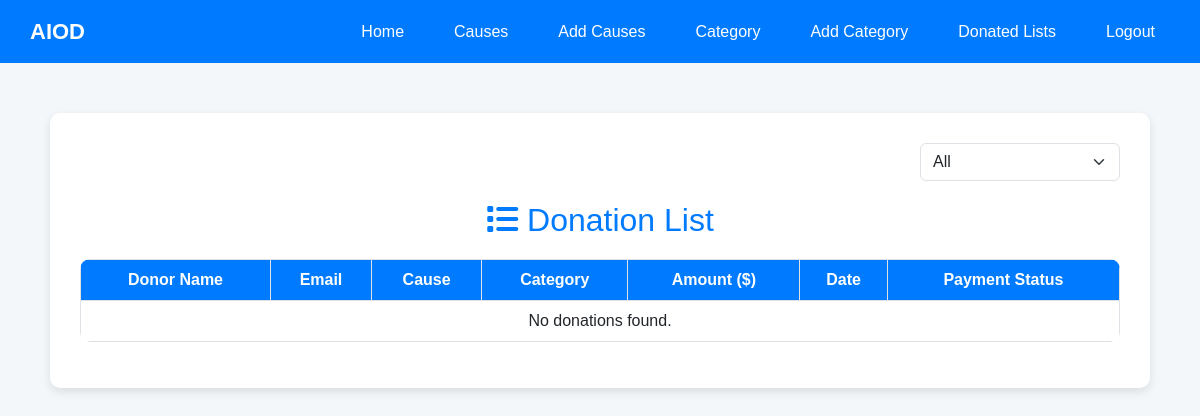
The app's page /donations/, older data.
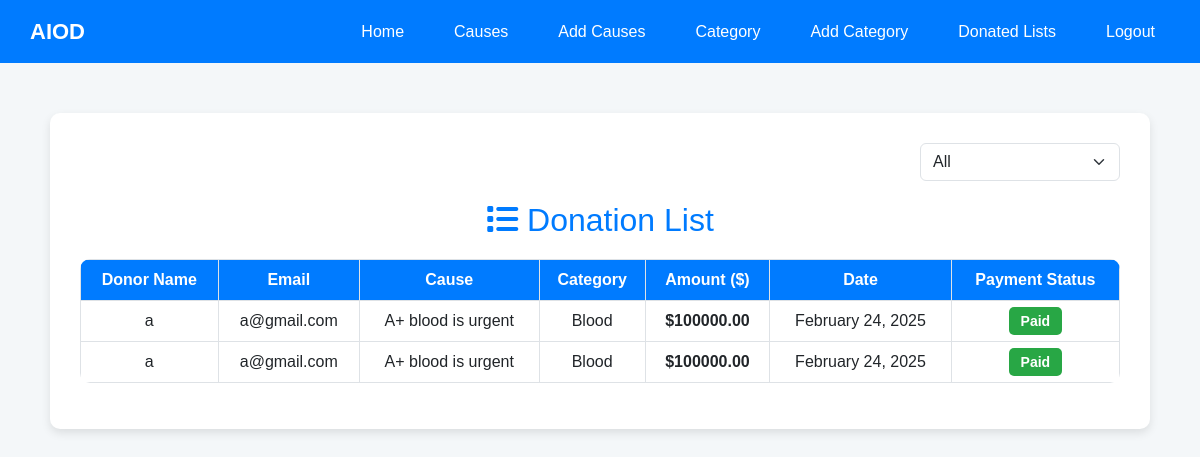
The same page, newer data.
### app/models.py (models this page shows, shortened)
class Donation(models.Model):
    donor_name = models.CharField(max_length=100)
    donor_email = models.EmailField()
    category = models.ForeignKey(Category, on_delete=models.CASCADE, related_name="donations")
    cause = models.ForeignKey(Cause, on_delete=models.CASCADE, related_name="donations")
    amount = models.DecimalField(max_digits=10, decimal_places=2)
    date = models.DateTimeField(auto_now_add=True)
    payment_status = models.BooleanField(default=False)  # False means unpaid
    razorpay_order_id = models.CharField(max_length=255, blank=True, null=True)

class Cause(models.Model):
    category = models.ForeignKey(Category, on_delete=models.CASCADE, related_name="causes")
    title = models.CharField(max_length=255)
    description = models.TextField()
    target_amount = models.DecimalField(max_digits=10, decimal_places=2)
    raised_amount = models.DecimalField(max_digits=10, decimal_places=2, default=0.00)
    created_at = models.DateTimeField(auto_now_add=True)

class Category(models.Model):
    name = models.CharField(max_length=255, unique=True)
    description = models.TextField(blank=True)

### app/views.py (the view)
# urls.py: path('donations/', views.donation_list, name='donation_list'),
def donation_list(request):
    status = request.GET.get('status', 'all')
    if status == 'paid':
        donations = Donation.objects.filter(payment_status=True).order_by('-date')
    elif status == 'pending':
        donations = Donation.objects.filter(payment_status=False).order_by('-date')
    else:
        donations = Donation.objects.all().order_by('payment_status', '-date')
    return render(request, 'staf/donation_list.html', {'donations': donations, 'status': status})

### templates/staf/donation_list.html (shortened to what this page needs)
<!DOCTYPE html>
<html lang="en">
<head>
    <link rel="stylesheet" href="https://cdnjs.cloudflare.com/ajax/libs/bootstrap/5.3.0/css/bootstrap.min.css">
</head>
<body>
    <nav class="navbar">
        <div class="logo">AIOD</div>
        <ul>
            <li><a href="../stafhome">Home</a></li>
            <li><a href="../causes">Causes</a></li>
            <li><a href="../causesadd">Add Causes</a></li>
            <li><a href="../categories">Category</a></li>
            <li><a href="../categoriesadd">Add Category</a></li>
            <li><a href="../donations">Donated Lists</a></li>
            <li><a href="../logout">Logout</a></li>
        </ul>
    </nav>
    <div class="container">
        <div class="filter-container">
            <form method="GET">
                <select name="status" onchange="this.form.submit()" class="form-select">
                    <option value="all" {% if status == "all" %}selected{% endif %}>All</option>
                </select>
            </form>
        </div>
        <h2><i class="fas fa-list"></i> Donation List</h2>
        <table class="table table-hover table-bordered">
            <thead>
                <tr>
                    <th>Donor Name</th>
                    <th>Email</th>
                    <th>Cause</th>
                    <th>Category</th>
                    <th>Amount ($)</th>
                    <th>Date</th>
                    <th>Payment Status</th>
                </tr>
            </thead>
            <tbody>
                {% for donation in donations %}
                <tr>
                    <td>{{ donation.donor_name }}</td>
                    <td>{{ donation.donor_email }}</td>
                    <td>{{ donation.cause.title }}</td>
                    <td>{{ donation.category.name }}</td>
                    <td><strong>${{ donation.amount }}</strong></td>
                    <td>{{ donation.date|date:"F d, Y" }}</td>
                    <td>
                        {% if donation.payment_status %}
                            <span class="paid">Paid</span>
                        {% else %}
                            <span class="pending">Pending</span>
                        {% endif %}
                    </td>
                </tr>
                {% empty %}
                <tr>
                    <td colspan="7" class="text-center">No donations found.</td>
                </tr>
                {% endfor %}
            </tbody>
        </table>
    </div>
</body>
</html>

### templates/staf/donation_list.html (style rules this page uses)
body { background-color: #f4f7f9; font-family: 'Poppins', sans-serif; }
.navbar { background-color: #007bff; padding: 15px 30px; display: flex; justify-content: space-between; align-items: center; }
.navbar .logo { font-size: 22px; font-weight: bold; color: white; }
.navbar ul { list-style: none; display: flex; gap: 20px; margin: 0; padding: 0; }
.navbar ul li { display: inline; }
.navbar ul li a { color: white; text-decoration: none; font-weight: 500; padding: 8px 15px; transition: 0.3s; }
.container { max-width: 1100px; margin: 50px auto; background: white; padding: 30px; border-radius: 10px; box-shadow: 0px 4px 10px rgba(0, 0, 0, 0.1); }
h2 { text-align: center; color: #007bff; margin-bottom: 20px; }
.table { border-radius: 10px; overflow: hidden; background-color: white; }
.table th { background-color: #007bff; color: white; text-align: center; }
.table td { text-align: center; }
.paid { background-color: #28a745; color: white; padding: 6px 12px; border-radius: 5px; font-size: 14px; font-weight: bold; }
.filter-container { display: flex; justify-content: flex-end; margin-bottom: 20px; }
.filter-container select { width: 200px; }

Row changes from the older to the newer data that the page shows:
added Donation: donor_name "a", donor_email "a@gmail.com", cause "A+ blood is urgent", category.name "Blood", amount "100000.00", date "February 24, 2025", payment_status "Paid"
added Donation: donor_name "a", donor_email "a@gmail.com", cause "A+ blood is urgent", category.name "Blood", amount "100000.00", date "February 24, 2025", payment_status "Paid"
Text that changed along with them:
text no longer shown: "No donations found."
